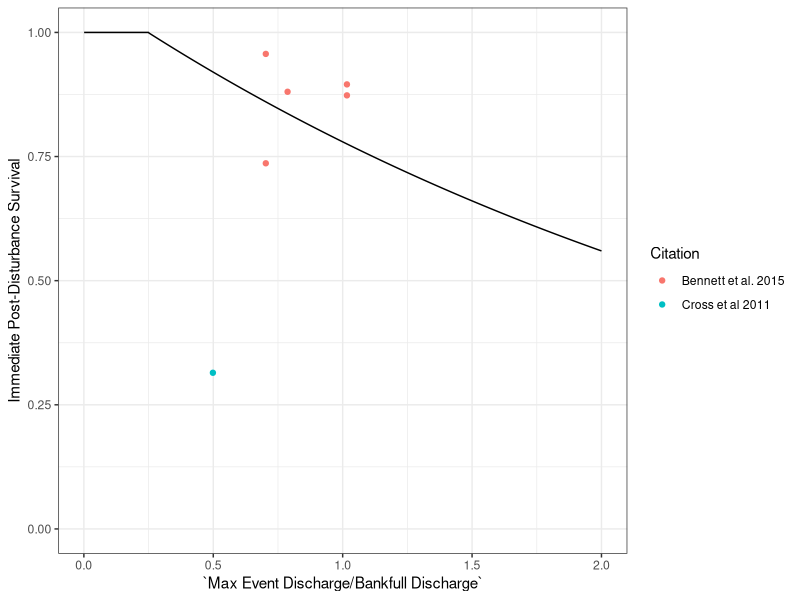

Source code (R):
############################################################
## Code to fit curve to P. anitpodarum mortality rates to data
#############################################################

library(readxl)
library(minpack.lm)
library(tidyverse)
#library(car)
library(boot)
NZMSVitalRates <- read_excel("VitalRates.xlsx", sheet = "NZMS Mortality Rates")
NZMSVitalRates <- as.data.frame(NZMSVitalRates)

flow.surv.fit <- function(magnitude, mortality, Qmin){
  x <- magnitude # rename x and y
  y <- 1 - mortality # convert to survival
  df <- as.data.frame(cbind(x,y))
  df <- rbind(df, c(Qmin, 1.375))  # make sure we specify that we have 100% survival at Qmin (0.25)
  nls.fit <- nlsLM(formula = (y ~ k* exp(-h*x)), data = df, start = c(k = 1, h = 1)) # fit to negative exponential function
  return(nls.fit)
}

flow.surv.rate <- function(h, k, max, min, interval, Qmin) {
  Q <- seq(min, max, by = interval)
  surv <- k*(exp(-h*Q))
  surv.df <- as.data.frame(cbind(Q, surv))
  surv.df$surv[which(surv.df$Q <= Qmin)] <- 1
  return(surv.df)
}

surv.fit.NZMS <- flow.surv.fit(NZMSVitalRates$`Max Event Discharge/Bankfull Discharge`, NZMSVitalRates$Mortality, 0.25)
surv.df.NZMS <- flow.surv.rate(surv.fit.NZMS$m$getPars()[2] , surv.fit.NZMS$m$getPars()[1], 2, 0.001, 0.001, 0.25)

ggplot(surv.df.NZMS, aes(x = Q, y = surv))+
  geom_line()+
  geom_point(data = NZMSVitalRates, aes(x = `Max Event Discharge/Bankfull Discharge` , y = 1-(Mortality), color = Citation))+
  coord_cartesian(ylim = c(0,1)) +
  ylab('Immediate Post-Disturbance Survival') +
  theme_bw()+
  xlab('`Max Event Discharge/Bankfull Discharge`')

# calculating temperature fecundity relationship for NZMS using a power function
# log(y)=log(b*x^z)=log(b)+z*log(x)
# In this case lm(log(y)~log(x) ) solve your problem

# max recruitment between 16 and 19 C (Dybahl and Kane)
# recruitment stops below 9C (Bennett )
# above 27 C everything stops working well (Dybahl and Kane)
# x <- c(9, 16, 17.5, 19, 27)
# y <- c(0.001, 1, 1, 1, 0.001)
# data <- as.data.frame(cbind(x,y))
# fit <- nlsLM(y~ -b*(x - 17.5)^4 + 1,start = list(b = 0),data=data)

# eq = y = -0.0001427(x - 17.5)^4 + 1 * F 

# Calculating Temperature Dependent Mortality
NZMSSurvRates <- read_excel("VitalRates.xlsx", sheet = "NZMS Survival Rates")
NZMSSurvRates <- as.data.frame(NZMSSurvRates)
fit <- nlsLM(logit(Survival) ~ a*Temperature^2+ b*Temperature + c, data = NZMSSurvRates, start = c(a = 1, b = 1, c = 1))
TempSurv_NZMS <- function(x){
  y = -0.08814*x^2  +3.09981*x -9.18655 
  return(inv.logit(y))
}

# based on the two fits we have neg binom and inv logit 2nd deg I think the neg inv. binom fits the best, based on 
# 
# min.RSS <- function(par){
#   mod <- dnbinom(as.integer(-NZMSSurvRates$Temperature + 34), size = par[2], prob = par[1])
#   a <- sum(NZMSSurvRates$Survival - (mod*(max(NZMSSurvRates$Survival)/max(mod))))^2
# }
#  params <- optim(par = c(0.2, 2), fn = min.RSS, method = "BFGS")
# # 
# TempSurv <- function(x){
#   a <-  dnbinom(-x + 34, size = params$par[2] , prob = params$par[1])*(max(NZMSSurvRates$Survival)/max(dnbinom(as.integer(-NZMSSurvRates$Temperature + 34), size =params$par[2], prob = params$par[1])))
#   if (x <= 0){
#     a <- 0
#   }
#   return((a))
# }
# 
# TempSurv <- function(x){
#   a <-  dnbinom(-x + 32, size = 3, prob = 0.2)
#   return((a))
# }
# 
# tem <- seq(0, 40, by = 1)
# plot(NZMSSurvRates$Temperature, NZMSSurvRates$Survival, col = "red", pch = 16, xlab = "Temperature", ylab = "Survival", xlim = c(0,40), ylim = c(0, 1))
# lines(tem, TempSurv(tem))
# 
# 
